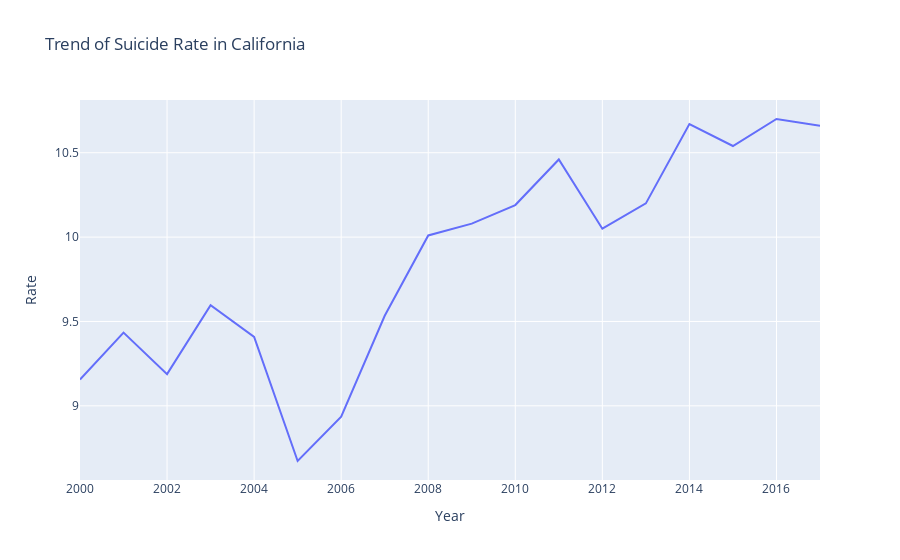

The notebook cell this image was saved under:
### Code cell
# using plotly
total=select_df('Total')
fig = px.line(total, x="Year", y="Rate", title='Trend of Suicide Rate in California')
fig.show()

### Figure 1 — Plotly figure (JSON) as saved in the notebook; plotly's stock layout.template omitted (floating-point values rounded to 4 significant figures)
{"data": [{"hovertemplate": "Year=%{x}<br>Rate=%{y}<extra></extra>", "legendgroup": "", "line": {"color": "#636efa", "dash": "solid"}, "mode": "lines", "name": "", "showlegend": false, "type": "scatter", "x": ["2000", "2001", "2002", "2003", "2004", "2005", "2006", "2007", "2008", "2009", "2010", "2011", "2012", "2013", "2014", "2015", "2016", "2017", "2000-2002", "2003-2005", "2006-2008", "2009-2011", "2012-2014", "2015-2017"], "xaxis": "x", "y": [9.156, 9.434, 9.188, 9.596, 9.409, 8.673, 8.936, 9.534, 10.01, 10.08, 10.19, 10.46, 10.05, 10.2, 10.67, 10.54, 10.7, 10.66, 9.259, 9.224, 9.497, 10.24, 10.31, 10.63], "yaxis": "y"}], "layout": {"legend": {"tracegroupgap": 0}, "title": {"text": "Trend of Suicide Rate in California"}, "xaxis": {"anchor": "y", "domain": [0, 1], "title": {"text": "Year"}}, "yaxis": {"anchor": "x", "domain": [0, 1], "title": {"text": "Rate"}}}}
